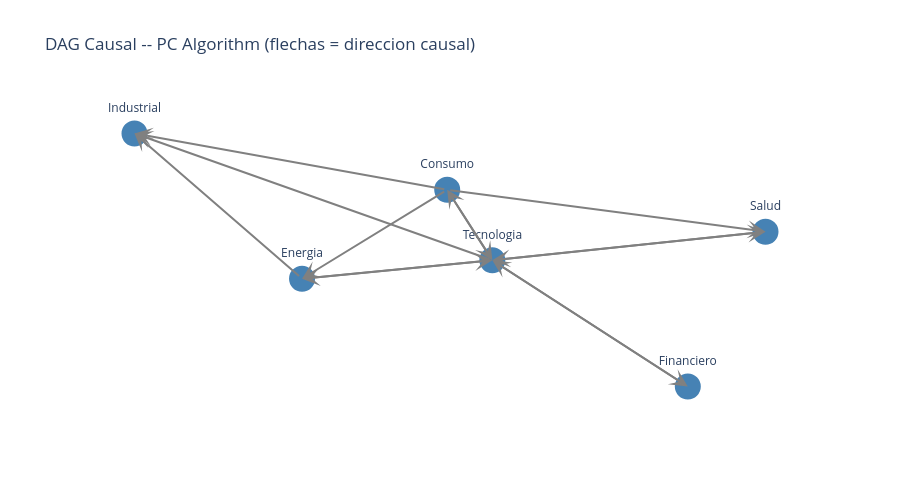

Notebook code for this chart:
### Markdown cell above
## 8. Visualizacion interactiva (plotly)

Grafo con zoom y pan en el notebook. Hover muestra causas y efectos de cada nodo.

### Code cell
# Calcula posiciones de los nodos con layout de resortes (seed fijo = reproducible)
pos = nx.spring_layout(dag_pc, seed=42)

fig = go.Figure()
# Dibuja cada arista del DAG como una flecha con anotacion de plotly
for u, v in dag_pc.edges():
    x0, y0 = pos[u]; x1, y1 = pos[v]   # coordenadas origen y destino
    fig.add_annotation(x=x1, y=y1, ax=x0, ay=y0, xref='x', yref='y', axref='x', ayref='y',
                       showarrow=True, arrowhead=3, arrowsize=1.5, arrowwidth=2, arrowcolor='gray')

# Dibuja los nodos como puntos con etiquetas de texto y tooltip al hover
fig.add_trace(go.Scatter(
    x=[pos[n][0] for n in dag_pc.nodes()],   # coordenada x de cada nodo
    y=[pos[n][1] for n in dag_pc.nodes()],   # coordenada y de cada nodo
    mode='markers+text', text=list(dag_pc.nodes()), textposition='top center',
    # hover muestra nombre del nodo, sus causas (in) y sus efectos (out)
    hovertext=[f"{n}<br>in: {list(dag_pc.predecessors(n))}<br>out: {list(dag_pc.successors(n))}" for n in dag_pc.nodes()],
    hoverinfo='text', marker=dict(size=28, color='steelblue', line=dict(width=2, color='white'))
))
# Oculta ejes, fondo blanco, titulo descriptivo
fig.update_layout(showlegend=False, height=500, plot_bgcolor='white',
                  xaxis=dict(visible=False), yaxis=dict(visible=False),
                  title='DAG Causal -- PC Algorithm (flechas = direccion causal)')
fig.show()

### Figure 1 — Plotly figure (JSON) as saved in the notebook; plotly's stock layout.template omitted (floating-point values rounded to 4 significant figures)
{"data": [{"hoverinfo": "text", "hovertext": ["Tecnologia<br>in: ['Salud', 'Energia', 'Financiero', 'Consumo']<br>out: ['Financiero', 'Energia', 'Consumo', 'Salud', 'Industrial']", "Financiero<br>in: ['Tecnologia']<br>out: ['Tecnologia']", "Energia<br>in: ['Tecnologia', 'Consumo']<br>out: ['Tecnologia', 'Industrial']", "Consumo<br>in: ['Tecnologia']<br>out: ['Energia', 'Tecnologia', 'Salud', 'Industrial']", "Salud<br>in: ['Tecnologia', 'Consumo']<br>out: ['Tecnologia']", "Industrial<br>in: ['Energia', 'Tecnologia', 'Consumo']<br>out: []"], "marker": {"color": "steelblue", "line": {"color": "white", "width": 2}, "size": 28}, "mode": "markers+text", "text": ["Tecnologia", "Financiero", "Energia", "Consumo", "Salud", "Industrial"], "textposition": "top center", "type": "scatter", "x": [0.06167, 0.6415, -0.503, -0.07225, 0.872, -1], "y": [-0.08203, -0.8469, -0.1937, 0.3452, 0.09117, 0.6862]}], "layout": {"annotations": [{"arrowcolor": "gray", "arrowhead": 3, "arrowsize": 1.5, "arrowwidth": 2, "ax": 0.06167, "axref": "x", "ay": -0.08203, "ayref": "y", "showarrow": true, "x": 0.6415, "xref": "x", "y": -0.8469, "yref": "y"}, {"arrowcolor": "gray", "arrowhead": 3, "arrowsize": 1.5, "arrowwidth": 2, "ax": 0.06167, "axref": "x", "ay": -0.08203, "ayref": "y", "showarrow": true, "x": -0.503, "xref": "x", "y": -0.1937, "yref": "y"}, {"arrowcolor": "gray", "arrowhead": 3, "arrowsize": 1.5, "arrowwidth": 2, "ax": 0.06167, "axref": "x", "ay": -0.08203, "ayref": "y", "showarrow": true, "x": -0.07225, "xref": "x", "y": 0.3452, "yref": "y"}, {"arrowcolor": "gray", "arrowhead": 3, "arrowsize": 1.5, "arrowwidth": 2, "ax": 0.06167, "axref": "x", "ay": -0.08203, "ayref": "y", "showarrow": true, "x": 0.872, "xref": "x", "y": 0.09117, "yref": "y"}, {"arrowcolor": "gray", "arrowhead": 3, "arrowsize": 1.5, "arrowwidth": 2, "ax": 0.06167, "axref": "x", "ay": -0.08203, "ayref": "y", "showarrow": true, "x": -1, "xref": "x", "y": 0.6862, "yref": "y"}, {"arrowcolor": "gray", "arrowhead": 3, "arrowsize": 1.5, "arrowwidth": 2, "ax": 0.6415, "axref": "x", "ay": -0.8469, "ayref": "y", "showarrow": true, "x": 0.06167, "xref": "x", "y": -0.08203, "yref": "y"}, {"arrowcolor": "gray", "arrowhead": 3, "arrowsize": 1.5, "arrowwidth": 2, "ax": -0.503, "axref": "x", "ay": -0.1937, "ayref": "y", "showarrow": true, "x": 0.06167, "xref": "x", "y": -0.08203, "yref": "y"}, {"arrowcolor": "gray", "arrowhead": 3, "arrowsize": 1.5, "arrowwidth": 2, "ax": -0.503, "axref": "x", "ay": -0.1937, "ayref": "y", "showarrow": true, "x": -1, "xref": "x", "y": 0.6862, "yref": "y"}, {"arrowcolor": "gray", "arrowhead": 3, "arrowsize": 1.5, "arrowwidth": 2, "ax": -0.07225, "axref": "x", "ay": 0.3452, "ayref": "y", "showarrow": true, "x": -0.503, "xref": "x", "y": -0.1937, "yref": "y"}, {"arrowcolor": "gray", "arrowhead": 3, "arrowsize": 1.5, "arrowwidth": 2, "ax": -0.07225, "axref": "x", "ay": 0.3452, "ayref": "y", "showarrow": true, "x": 0.06167, "xref": "x", "y": -0.08203, "yref": "y"}, {"arrowcolor": "gray", "arrowhead": 3, "arrowsize": 1.5, "arrowwidth": 2, "ax": -0.07225, "axref": "x", "ay": 0.3452, "ayref": "y", "showarrow": true, "x": 0.872, "xref": "x", "y": 0.09117, "yref": "y"}, {"arrowcolor": "gray", "arrowhead": 3, "arrowsize": 1.5, "arrowwidth": 2, "ax": -0.07225, "axref": "x", "ay": 0.3452, "ayref": "y", "showarrow": true, "x": -1, "xref": "x", "y": 0.6862, "yref": "y"}, {"arrowcolor": "gray", "arrowhead": 3, "arrowsize": 1.5, "arrowwidth": 2, "ax": 0.872, "axref": "x", "ay": 0.09117, "ayref": "y", "showarrow": true, "x": 0.06167, "xref": "x", "y": -0.08203, "yref": "y"}], "height": 500, "plot_bgcolor": "white", "showlegend": false, "title": {"text": "DAG Causal -- PC Algorithm (flechas = direccion causal)"}, "xaxis": {"visible": false}, "yaxis": {"visible": false}}}
